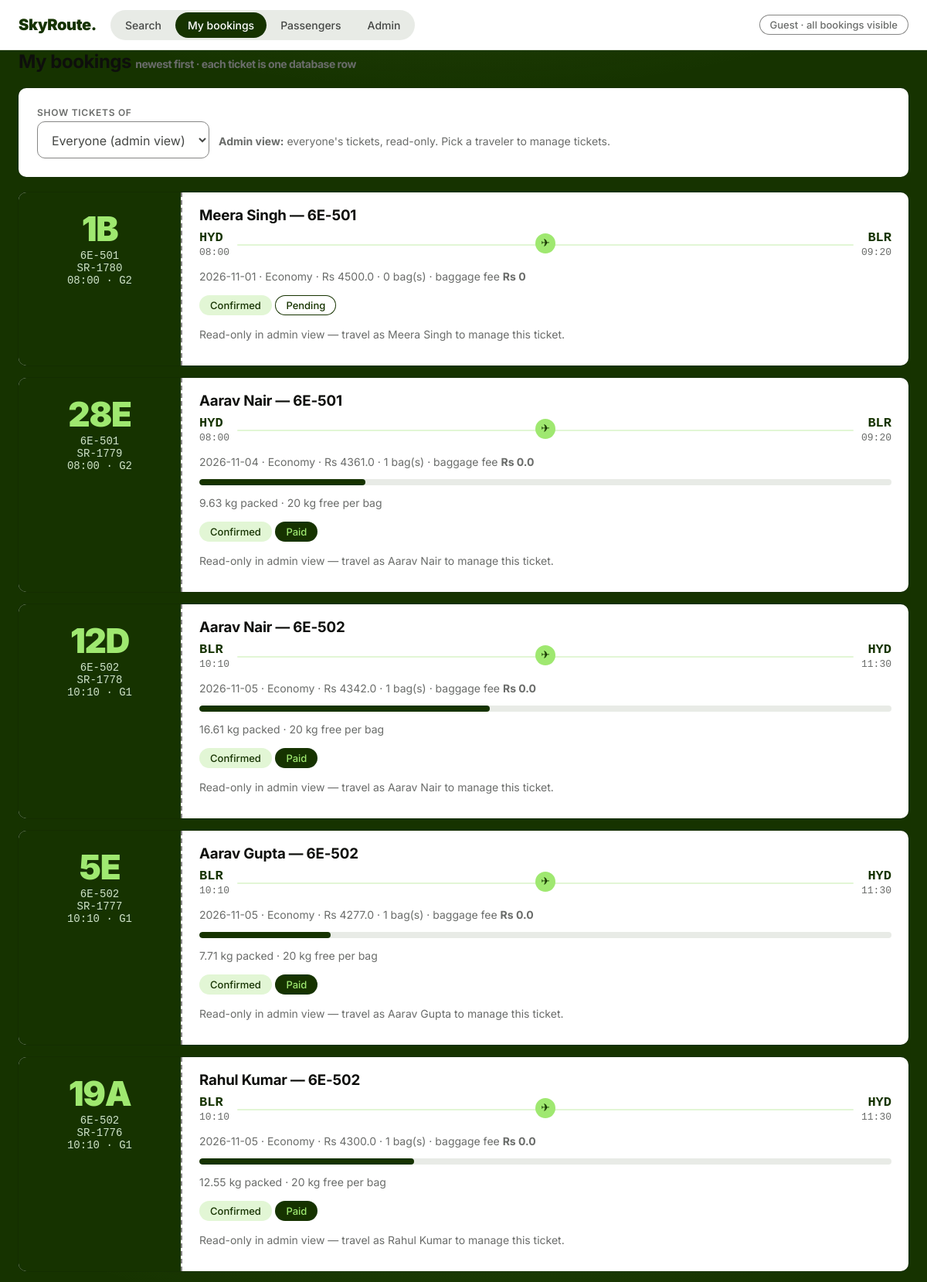
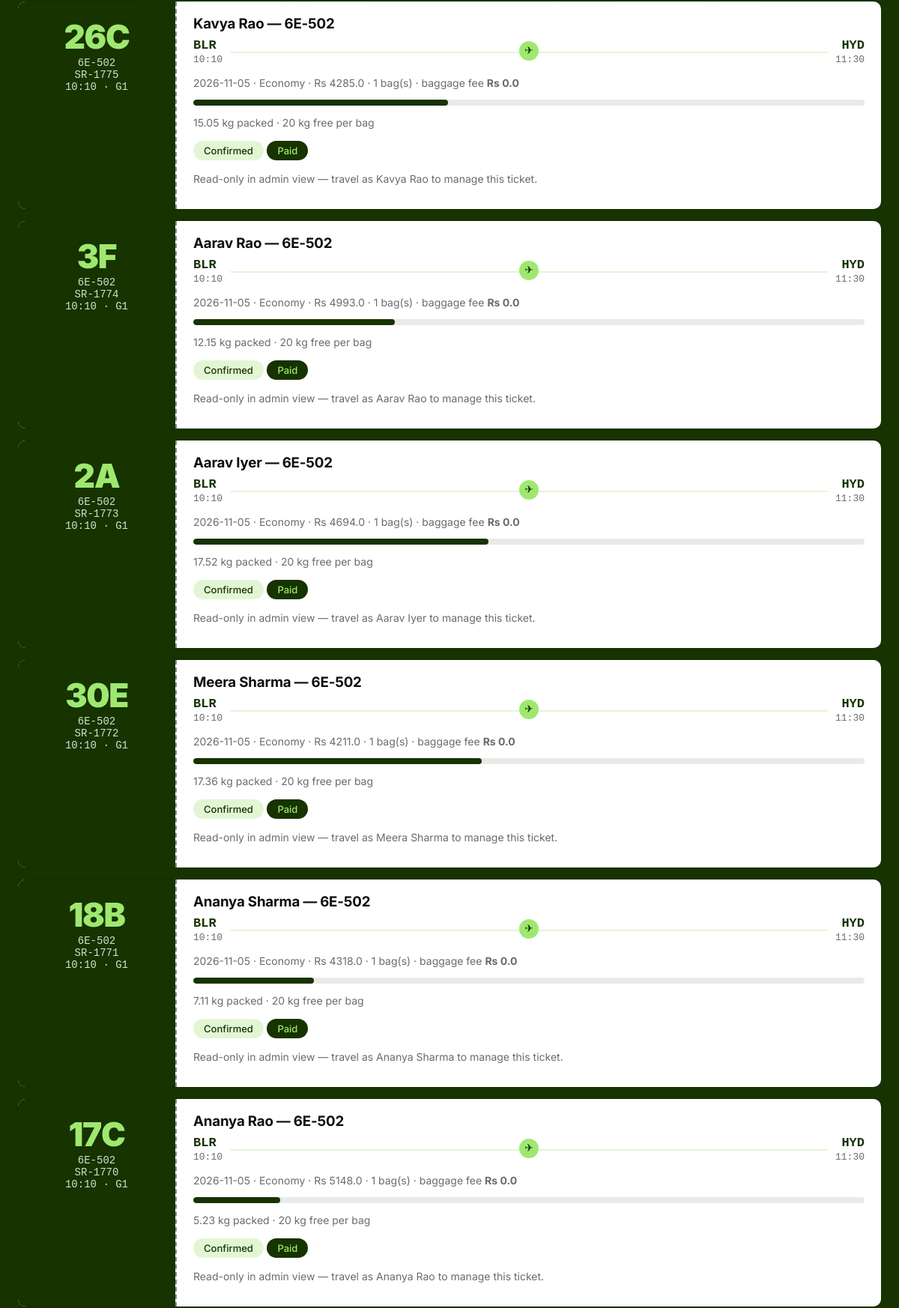
Page /bookings?pax=0 (upper part) on the committed database (2 pictures, top to bottom).
### tables this page shows
CREATE TABLE Payments (
  payment_id    INTEGER PRIMARY KEY AUTOINCREMENT,
  booking_id    INTEGER NOT NULL UNIQUE REFERENCES Bookings (booking_id)
                ON DELETE CASCADE ON UPDATE CASCADE,
  amount        REAL NOT NULL CHECK (amount >= 0),
  pay_method    TEXT NOT NULL,
  pay_status    TEXT NOT NULL DEFAULT 'Pending'
                CHECK (pay_status IN ('Pending','Paid','Failed','Refunded')),
  txn_reference TEXT UNIQUE,
  paid_at       TEXT
);

CREATE TABLE Bookings (
  booking_id   INTEGER PRIMARY KEY AUTOINCREMENT,
  passenger_id INTEGER NOT NULL REFERENCES Passengers (passenger_id)
               ON DELETE CASCADE ON UPDATE CASCADE,
  departure_id INTEGER NOT NULL REFERENCES Departures (departure_id)
               ON DELETE CASCADE ON UPDATE CASCADE,
  seat_number  TEXT NOT NULL,
  travel_class TEXT NOT NULL DEFAULT 'Economy'
               CHECK (travel_class IN ('Economy','Premium Economy','Business','First')),
  price        REAL NOT NULL CHECK (price >= 0),
  booking_status TEXT NOT NULL DEFAULT 'Confirmed'
               CHECK (booking_status IN ('Pending','Confirmed','Cancelled','Refunded')),
  booked_at    TEXT NOT NULL DEFAULT (datetime('now')),
  UNIQUE (departure_id, seat_number)
);

CREATE TABLE Flights (
  flight_id            INTEGER PRIMARY KEY AUTOINCREMENT,
  flight_number        TEXT NOT NULL,
  airline_id           INTEGER NOT NULL REFERENCES Airlines (airline_id)
                       ON DELETE CASCADE ON UPDATE CASCADE,
  departure_airport_id INTEGER NOT NULL REFERENCES Airports (airport_id)
                       ON DELETE RESTRICT ON UPDATE CASCADE,
  arrival_airport_id   INTEGER NOT NULL REFERENCES Airports (airport_id)
                       ON DELETE RESTRICT ON UPDATE CASCADE,
  sched_departure      TEXT NOT NULL,
  sched_arrival        TEXT NOT NULL,
  flight_status        TEXT NOT NULL DEFAULT 'Active'
                       CHECK (flight_status IN ('Active','Suspended')),
  UNIQUE (flight_number),
  CHECK (departure_airport_id <> arrival_airport_id)
);

CREATE TABLE Departures (
  departure_id        INTEGER PRIMARY KEY AUTOINCREMENT,
  flight_id           INTEGER NOT NULL REFERENCES Flights (flight_id)
                      ON DELETE CASCADE ON UPDATE CASCADE,
  scheduled_departure TEXT NOT NULL,
  scheduled_arrival   TEXT NOT NULL,
  departure_status    TEXT NOT NULL DEFAULT 'Scheduled'
                      CHECK (departure_status IN
                        ('Scheduled','Boarding','Departed','Arrived','Delayed','Cancelled')),
  aircraft_id INTEGER REFERENCES Aircraft (aircraft_id)
              ON DELETE SET NULL ON UPDATE CASCADE,
  gate_id     INTEGER REFERENCES Gates (gate_id)
              ON DELETE SET NULL ON UPDATE CASCADE,
  UNIQUE (flight_id, scheduled_departure),
  CHECK (scheduled_arrival > scheduled_departure)
);

CREATE TABLE Gates (
  gate_id     INTEGER PRIMARY KEY AUTOINCREMENT,
  terminal_id INTEGER NOT NULL REFERENCES Terminals (terminal_id)
              ON DELETE CASCADE ON UPDATE CASCADE,
  gate_number TEXT NOT NULL,
  gate_status TEXT NOT NULL DEFAULT 'Open'
              CHECK (gate_status IN ('Open','Closed','Maintenance')),
  UNIQUE (terminal_id, gate_number)
);

CREATE TABLE Passengers (
  passenger_id    INTEGER PRIMARY KEY AUTOINCREMENT,
  first_name      TEXT NOT NULL,
  last_name       TEXT NOT NULL,
  passport_number TEXT,
  nationality     TEXT NOT NULL DEFAULT 'India',
  phone           TEXT NOT NULL,
  email           TEXT NOT NULL,
  UNIQUE (passport_number),
  UNIQUE (email)
);

CREATE TABLE Airports (
  airport_id   INTEGER PRIMARY KEY AUTOINCREMENT,
  iata_code    TEXT NOT NULL,
  airport_name TEXT NOT NULL,
  city         TEXT NOT NULL,
  country      TEXT NOT NULL DEFAULT 'India',
  UNIQUE (iata_code),
  UNIQUE (airport_name)
);

### app.py (the view)
@app.route("/bookings")
def bookings():
    db = get_db()
    pick = request.args.get("pax")
    if pick is not None:
        session.pop("pax_id", None)
        if pick.isdigit() and int(pick) > 0:
            session["pax_id"] = int(pick)
    pax_id = session.get("pax_id")
    if pax_id is None and pick is None:
        travelers = db.execute(
            "SELECT passenger_id, first_name, last_name FROM Passengers ORDER BY passenger_id LIMIT 120").fetchall()
        return render_template("bookings.html", rows=[], travelers=travelers,
                               me=None, pax_id=None, gated=True)
    where, args = "", []
    if pax_id:
        where, args = "WHERE b.passenger_id = ?", [pax_id]
    rows = db.execute(
        f"""SELECT b.*, p.first_name, p.last_name, f.flight_number, d.scheduled_departure,
                  d.scheduled_arrival, dep.iata_code AS from_airport, arr.iata_code AS to_airport,
                  g.gate_number, pay.pay_status,
                  (SELECT COUNT(*) FROM Baggage WHERE booking_id = b.booking_id) AS bags,
                  COALESCE((SELECT SUM(weight_kg) FROM Baggage
                            WHERE booking_id = b.booking_id), 0) AS bag_kg,
                  COALESCE((SELECT ROUND(SUM(MAX(weight_kg - 20, 0)) * 500, 2) FROM Baggage
                            WHERE booking_id = b.booking_id), 0) AS fee,
                  (SELECT boarding_status FROM Check_Ins WHERE booking_id = b.booking_id) AS boarding
           FROM Bookings b
           JOIN Passengers p ON b.passenger_id = p.passenger_id
           JOIN Departures d ON b.departure_id = d.departure_id
           JOIN Flights f ON d.flight_id = f.flight_id
           JOIN Airports dep ON f.departure_airport_id = dep.airport_id
           JOIN Airports arr ON f.arrival_airport_id = arr.airport_id
           LEFT JOIN Gates g ON d.gate_id = g.gate_id
           LEFT JOIN Payments pay ON b.booking_id = pay.booking_id
           {where}
           ORDER BY b.booking_id DESC LIMIT 100""", args).fetchall()
    travelers = db.execute(
        "SELECT passenger_id, first_name, last_name FROM Passengers ORDER BY passenger_id LIMIT 120").fetchall()
    me = None
    if pax_id:
        me = db.execute("SELECT first_name, last_name FROM Passengers WHERE passenger_id = ?",
                        (pax_id,)).fetchone()
    return render_template("bookings.html", rows=rows, travelers=travelers,
                           me=me, pax_id=pax_id, gated=False)

### app.py (called while the page is built)
def get_db():
    if "db" not in g:
        g.db = sqlite3.connect(DB)
        g.db.row_factory = sqlite3.Row
        g.db.execute("PRAGMA foreign_keys = ON")
    return g.db

@app.context_processor
def traveler():
    me = None
    pid = session.get("pax_id")
    if pid:
        me = get_db().execute(
            "SELECT first_name, last_name FROM Passengers WHERE passenger_id = ?",
            (pid,)).fetchone()
    return {"traveler": me}

### templates/bookings.html (shortened to what this page needs)
{% extends "base.html" %}{% set page='bookings' %}{% block body %}
<h2>My bookings <span class="mut">newest first · each ticket is one database row</span></h2>
{% if gated %}
<div class="card" style="text-align:center;padding:48px 24px">
<h2>Who's traveling?</h2>
<p class="mut">Tickets belong to travelers. Pick who you are first — then you'll see
only your tickets, and only yours can be changed. Nothing of anyone else's is shown.</p>
<form method="get" action="/bookings" style="display:flex;gap:10px;justify-content:center;flex-wrap:wrap">
<select name="pax" style="max-width:320px">{% for t in travelers %}
<option value="{{ t.passenger_id }}">{{ t.first_name }} {{ t.last_name }}</option>
{% endfor %}</select>
<button>Show my tickets</button></form>
<p class="mut">Staff? <a href="/bookings?pax=0">Open the admin view (everyone)</a></p>
</div>
{% else %}
<div class="card" style="display:flex;gap:12px;align-items:end;flex-wrap:wrap">
<form method="get" action="/bookings" style="display:flex;gap:10px;align-items:end">
<div class="field" style="max-width:300px"><label>Show tickets of</label>
<select name="pax" onchange="this.form.submit()">
<option value="0">Everyone (admin view)</option>
</select></div>
<noscript><button>Apply</button></noscript></form>
{% if me %}<p class="mut">Filtered to <b>{{ me.first_name }} {{ me.last_name }}</b> — nobody else's tickets are shown or touchable. <a href="/bookings?pax=0">Show everyone</a></p>
{% else %}<p class="mut"><b>Admin view:</b> everyone's tickets, read-only. Pick a traveler to manage tickets.</p>{% endif %}
</div>
{% for b in rows %}
<article class="ticket">
<div class="stub">
<div class="seat">{{ b.seat_number }}</div>
<div class="fl">{{ b.flight_number }}</div>
<div class="fl">SR-{{ 1000 + b.booking_id }}</div>
<div class="fl">{{ b.scheduled_departure[11:16] }} · {{ b.gate_number or "—" }}</div>
</div>
<div class="tbody">
<h3>{{ b.first_name }} {{ b.last_name }} — {{ b.flight_number }}</h3>
<div class="route">
<span><span class="ap">{{ b.from_airport }}</span><br><span class="tm">{{ b.scheduled_departure[11:16] }}</span></span>
<span class="line"></span>
<span style="text-align:right"><span class="ap">{{ b.to_airport }}</span><br><span class="tm">{{ b.scheduled_arrival[11:16] }}</span></span>
</div>
<p class="mut">{{ b.scheduled_departure[:10] }} · {{ b.travel_class }} · Rs {{ b.price }} ·
{{ b.bags }} bag(s) · baggage fee <b>Rs {{ b.fee }}</b></p>
{% if b.bags %}<div class="bagbar{% if b.fee %} over{% endif %}">
<i style="width:{{ [b.bag_kg / 40 * 100, 100] | min | round }}%"></i></div>
<p class="mut">{{ b.bag_kg }} kg packed · 20 kg free per bag{% if b.fee %} · overweight in red{% endif %}</p>{% endif %}
<p><span class="tag {{ 'ok' if b.booking_status=='Confirmed' else 'dim' }}">{{ b.booking_status }}</span>
<span class="tag {{ 'dark' if b.pay_status=='Paid' else 'warn' }}">{{ b.pay_status }}</span>
{% if b.boarding %}<span class="tag ok">{{ b.boarding }}</span>{% endif %}</p>
{% if pax_id %}
<div class="actions">
<form class="inline" action="/bookings/{{ b.booking_id }}/edit" method="post">
<input name="seat" value="{{ b.seat_number }}" title="New seat" style="width:64px">
<select name="travel_class" style="width:150px">{% for c in ['Economy','Premium Economy','Business','First'] %}
<option {% if c==b.travel_class %}selected{% endif %}>{{ c }}</option>{% endfor %}</select>
<input name="price" value="{{ b.price }}" title="New price" style="width:90px">
<button class="ghost">Save</button></form>
<form class="inline" action="/baggage/{{ b.booking_id }}" method="post">
<input name="weight" placeholder="bag kg" required style="width:80px"><button class="ghost">+ Bag</button></form>
<form class="inline" action="/payment/{{ b.booking_id }}/pay" method="post"><button class="ghost">Mark paid</button></form>
<form class="inline" action="/checkin/{{ b.booking_id }}" method="post"><button class="ghost">Check in</button></form>
<form class="inline" action="/bookings/{{ b.booking_id }}/cancel" method="post"><button class="ghost">Cancel</button></form>
<form class="inline" action="/bookings/{{ b.booking_id }}/delete" method="post"
onsubmit="return confirm('Delete booking SR-{{ 1000 + b.booking_id }} and its bags, payment and check-in?')"><button class="danger">Delete</button></form>
</div>
{% else %}
<p class="mut">Read-only in admin view — travel as {{ b.first_name }} {{ b.last_name }} to manage this ticket.</p>
{% endif %}
</div></article>
{% else %}<div class="card"><p>No bookings yet. <a href="/">Search a flight and pick a seat.</a></p></div>
{% endfor %}
{% endif %}{% endblock %}

### templates/base.html (style rules this page uses)
:root { --forest:#163300;--lime:#9fe870;--spruce:#054d28;--mist:#e2f6d5; --fog:#e8ebe6;--paper:#fff;--char:#454745;--obsidian:#0e0f0c; --pebble:#868685;--slate:#6a6c6a;--red:#cb272f;--line:#dfe4dc }
* { box-sizing:border-box }

### rows in the picture
Payments: seat_number "1B", flight_number "6E-501", booking_id "1780", scheduled_departure "08:00", gate_number "G2", first_name "Meera", last_name "Singh", from_airport "HYD", to_airport "BLR", scheduled_arrival "09:20", scheduled_departure "2026-11-01", travel_class "Economy", price "4500.0", bags "0", fee "0", booking_status "Confirmed", pay_status "Pending"
Payments: seat_number "28E", flight_number "6E-501", booking_id "1779", scheduled_departure "08:00", gate_number "G2", first_name "Aarav", last_name "Nair", from_airport "HYD", to_airport "BLR", scheduled_arrival "09:20", scheduled_departure "2026-11-04", travel_class "Economy", price "4361.0", bags "1", fee "0.0", {{ [b.bag_kg / 40 * 100, 100] | min | round }} 24.0 (drawn), bag_kg "9.63", booking_status "Confirmed", pay_status "Paid"
Payments: seat_number "12D", flight_number "6E-502", booking_id "1778", scheduled_departure "10:10", gate_number "G1", first_name "Aarav", last_name "Nair", from_airport "BLR", to_airport "HYD", scheduled_arrival "11:30", scheduled_departure "2026-11-05", travel_class "Economy", price "4342.0", bags "1", fee "0.0", {{ [b.bag_kg / 40 * 100, 100] | min | round }} 42.0 (drawn), bag_kg "16.61", booking_status "Confirmed", pay_status "Paid"
Payments: seat_number "5E", flight_number "6E-502", booking_id "1777", scheduled_departure "10:10", gate_number "G1", first_name "Aarav", last_name "Gupta", from_airport "BLR", to_airport "HYD", scheduled_arrival "11:30", scheduled_departure "2026-11-05", travel_class "Economy", price "4277.0", bags "1", fee "0.0", {{ [b.bag_kg / 40 * 100, 100] | min | round }} 19.0 (drawn), bag_kg "7.71", booking_status "Confirmed", pay_status "Paid"
Payments: seat_number "19A", flight_number "6E-502", booking_id "1776", scheduled_departure "10:10", gate_number "G1", first_name "Rahul", last_name "Kumar", from_airport "BLR", to_airport "HYD", scheduled_arrival "11:30", scheduled_departure "2026-11-05", travel_class "Economy", price "4300.0", bags "1", fee "0.0", {{ [b.bag_kg / 40 * 100, 100] | min | round }} 31.0 (drawn), bag_kg "12.55", booking_status "Confirmed", pay_status "Paid"
Payments: seat_number "26C", flight_number "6E-502", booking_id "1775", scheduled_departure "10:10", gate_number "G1", first_name "Kavya", last_name "Rao", from_airport "BLR", to_airport "HYD", scheduled_arrival "11:30", scheduled_departure "2026-11-05", travel_class "Economy", price "4285.0", bags "1", fee "0.0", {{ [b.bag_kg / 40 * 100, 100] | min | round }} 38.0 (drawn), bag_kg "15.05", booking_status "Confirmed", pay_status "Paid"
Payments: seat_number "3F", flight_number "6E-502", booking_id "1774", scheduled_departure "10:10", gate_number "G1", first_name "Aarav", last_name "Rao", from_airport "BLR", to_airport "HYD", scheduled_arrival "11:30", scheduled_departure "2026-11-05", travel_class "Economy", price "4993.0", bags "1", fee "0.0", {{ [b.bag_kg / 40 * 100, 100] | min | round }} 30.0 (drawn), bag_kg "12.15", booking_status "Confirmed", pay_status "Paid"
Payments: seat_number "2A", flight_number "6E-502", booking_id "1773", scheduled_departure "10:10", gate_number "G1", first_name "Aarav", last_name "Iyer", from_airport "BLR", to_airport "HYD", scheduled_arrival "11:30", scheduled_departure "2026-11-05", travel_class "Economy", price "4694.0", bags "1", fee "0.0", {{ [b.bag_kg / 40 * 100, 100] | min | round }} 44.0 (drawn), bag_kg "17.52", booking_status "Confirmed", pay_status "Paid"
Payments: seat_number "30E", flight_number "6E-502", booking_id "1772", scheduled_departure "10:10", gate_number "G1", first_name "Meera", last_name "Sharma", from_airport "BLR", to_airport "HYD", scheduled_arrival "11:30", scheduled_departure "2026-11-05", travel_class "Economy", price "4211.0", bags "1", fee "0.0", {{ [b.bag_kg / 40 * 100, 100] | min | round }} 43.0 (drawn), bag_kg "17.36", booking_status "Confirmed", pay_status "Paid"
Payments: seat_number "18B", flight_number "6E-502", booking_id "1771", scheduled_departure "10:10", gate_number "G1", first_name "Ananya", last_name "Sharma", from_airport "BLR", to_airport "HYD", scheduled_arrival "11:30", scheduled_departure "2026-11-05", travel_class "Economy", price "4318.0", bags "1", fee "0.0", {{ [b.bag_kg / 40 * 100, 100] | min | round }} 18.0 (drawn), bag_kg "7.11", booking_status "Confirmed", pay_status "Paid"
Payments: seat_number "17C", flight_number "6E-502", booking_id "1770", scheduled_departure "10:10", gate_number "G1", first_name "Ananya", last_name "Rao", from_airport "BLR", to_airport "HYD", scheduled_arrival "11:30", scheduled_departure "2026-11-05", travel_class "Economy", price "5148.0", bags "1", fee "0.0", {{ [b.bag_kg / 40 * 100, 100] | min | round }} 13.0 (drawn), bag_kg "5.23", booking_status "Confirmed", pay_status "Paid"
